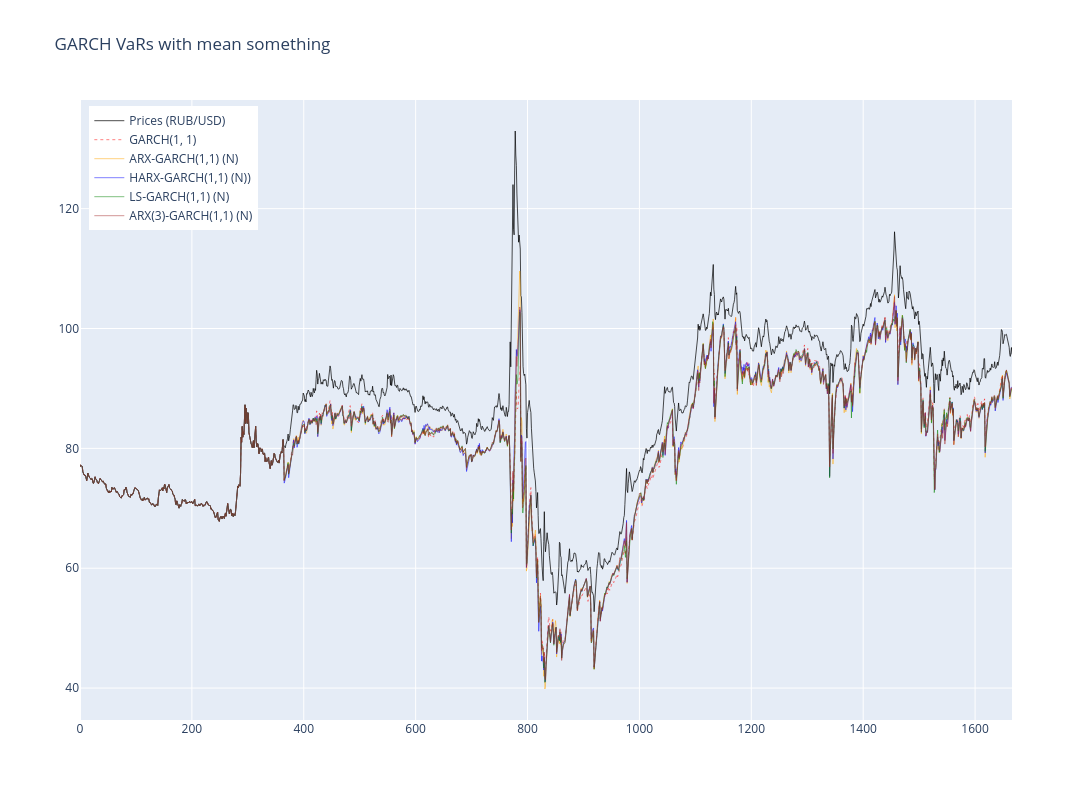

The notebook cell this image was saved under:
### Code cell
_garch_arx_vars = np.multiply(garch_arx_vars, -0.01)
_garch_harx_vars = np.multiply(garch_harx_vars, -0.01)
_garch_arx_3_vars = np.multiply(garch_arx_3_vars, -0.01)
_garch_ls_vars = np.multiply(garch_ls_vars, -0.01)
# _garch_aim_vars = np.multiply(garch_aim_vars, -0.01)

import plotly.graph_objects as go

# Create figure
fig = go.Figure()

# Add the returns line (scaled)
fig.add_trace(go.Scatter(
    x=np.arange(len(prices_usd)),
    y= prices_usd,
    mode='lines',
    name='Prices (RUB/USD)',
    line=dict(color='black', width=1),
    opacity=0.7
))

# Add GARCH(1,1)
fig.add_trace(go.Scatter(
    x=np.arange(len(prices_usd)),
    y=turn_var_into_real_terms(_norm_vars, prices_usd),
    mode='lines',
    line=dict(color='red', width=0.5, dash='dot'),
    name='GARCH(1, 1)'
))

fig.add_trace(go.Scatter(
    x=np.arange(len(prices_usd)),
    y=turn_var_into_real_terms(_garch_arx_vars, prices_usd),
    mode='lines',
    line=dict(color='orange', width=0.5),
    name='ARX-GARCH(1,1) (N)'
))


fig.add_trace(go.Scatter(
    x=np.arange(len(prices_usd)),
    y=turn_var_into_real_terms(_garch_harx_vars, prices_usd),
    mode='lines',
    line=dict(color='blue', width=0.5),
    name='HARX-GARCH(1,1) (N))'
))

fig.add_trace(go.Scatter(
    x=np.arange(len(prices_usd)),
    y=turn_var_into_real_terms(_garch_ls_vars, prices_usd),
    mode='lines',
    line=dict(color='green', width=0.5),
    name='LS-GARCH(1,1) (N)'
))

fig.add_trace(go.Scatter(
    x=np.arange(len(prices_usd)),
    y=turn_var_into_real_terms(_garch_arx_3_vars, prices_usd),
    mode='lines',
    line=dict(color='brown', width=0.5),
    name='ARX(3)-GARCH(1,1) (N)'
))

# Update layout
fig.update_layout(
    title=f'GARCH VaRs with mean something',
    width=1200,
    height=800,
    hovermode='x unified',
    legend=dict(
        yanchor="top",
        y=0.99,
        xanchor="left",
        x=0.01
    )
)

fig.show()

### Figure 1 — Plotly figure (JSON) as saved in the notebook; plotly's stock layout.template omitted (floating-point values rounded to 4 significant figures; data arrays with more than 128 entries replaced by an {"elided": "..."} marker saying what was removed)
{"data": [{"line": {"color": "black", "width": 1}, "mode": "lines", "name": "Prices (RUB/USD)", "opacity": 0.7, "type": "scatter", "x": {"elided": "1667 int values"}, "y": {"elided": "1667 float values"}}, {"line": {"color": "red", "dash": "dot", "width": 0.5}, "mode": "lines", "name": "GARCH(1, 1)", "type": "scatter", "x": {"elided": "1667 int values"}, "y": {"elided": "1666 float values"}}, {"line": {"color": "orange", "width": 0.5}, "mode": "lines", "name": "ARX-GARCH(1,1) (N)", "type": "scatter", "x": {"elided": "1667 int values"}, "y": {"elided": "1666 float values"}}, {"line": {"color": "blue", "width": 0.5}, "mode": "lines", "name": "HARX-GARCH(1,1) (N))", "type": "scatter", "x": {"elided": "1667 int values"}, "y": {"elided": "1666 float values"}}, {"line": {"color": "green", "width": 0.5}, "mode": "lines", "name": "LS-GARCH(1,1) (N)", "type": "scatter", "x": {"elided": "1667 int values"}, "y": {"elided": "1666 float values"}}, {"line": {"color": "brown", "width": 0.5}, "mode": "lines", "name": "ARX(3)-GARCH(1,1) (N)", "type": "scatter", "x": {"elided": "1667 int values"}, "y": {"elided": "1666 float values"}}], "layout": {"height": 800, "hovermode": "x unified", "legend": {"x": 0.01, "xanchor": "left", "y": 0.99, "yanchor": "top"}, "title": {"text": "GARCH VaRs with mean something"}, "width": 1200}}
